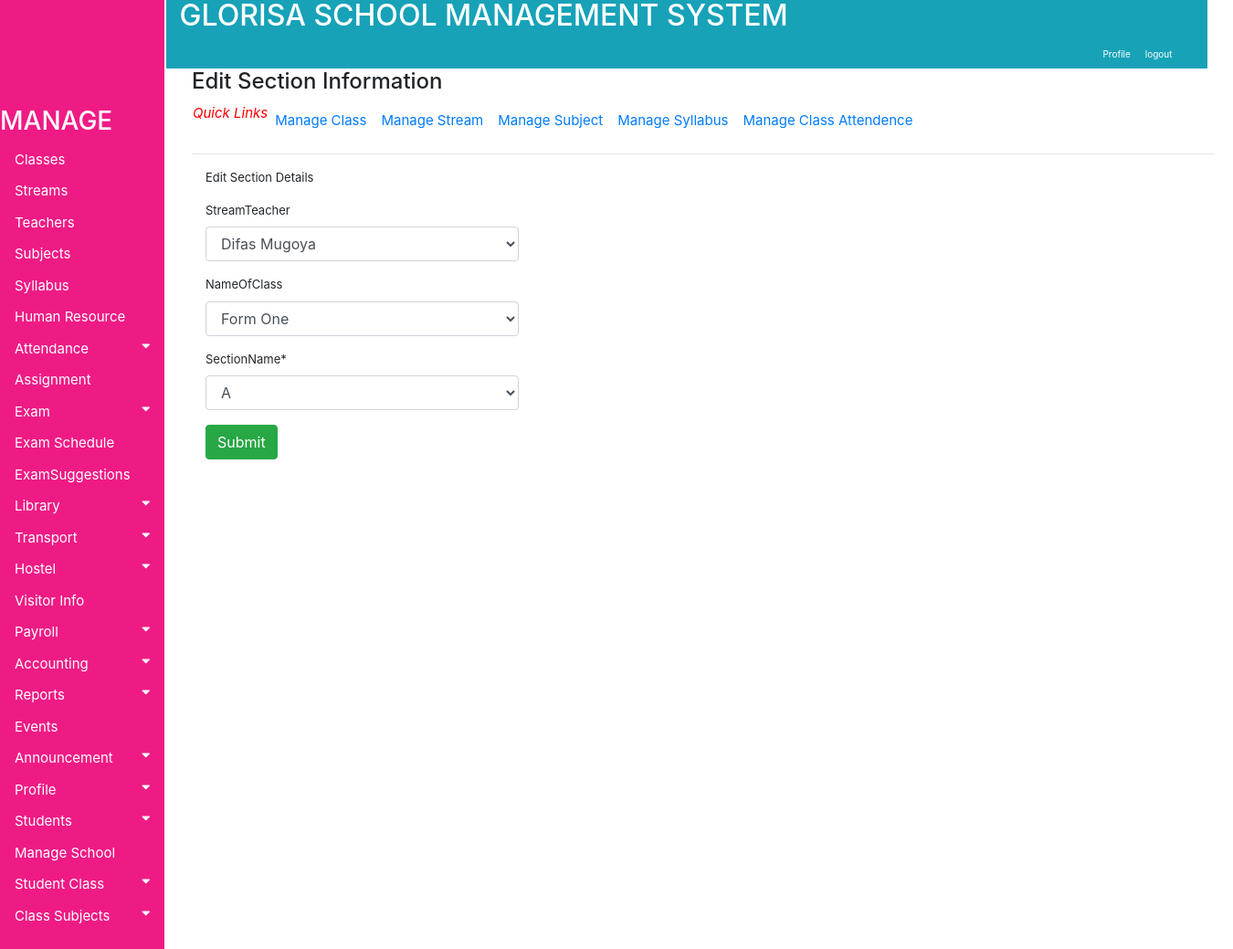
Page /accounts/editsectioninformation/1 (signed in) on the committed database.
### accounts/models.py (models this page shows, shortened)
class Sectioninformation(models.Model):
    options = (('A','A'),('B','B'))
    NameOfClass = models.ForeignKey(Classinformation, on_delete=models.PROTECT, blank=True, null=True)
    StreamTeacher = models.ForeignKey(TeachersInformation, on_delete=models.PROTECT, blank=True, null=True)
    SectionName = models.CharField(max_length=130, choices=options, blank=False)
    NumberOfStudents = models.CharField(max_length=30, blank=True)

### accounts/views/views.py (the view)
# urls.py: url(r'^editsectioninformation/(?P<pk>\d+)', views.editsectioninformation, name="editsectioninformation"),
@login_required
def editsectioninformation(request, pk):
    item = get_object_or_404(Sectioninformation, id=pk)
    if request.method == "POST":
        form = EditsectioninformationForm(request.POST, instance=item)
        if form.is_valid():
            form.save()
            return redirect('viewsectioninformation')
    else:
        form = EditsectioninformationForm(instance=item)
        return render(request, 'accounts/Section/editsectioninformation.html', {'form': form})

### accounts/forms.py
class EditsectioninformationForm(forms.ModelForm):
    class Meta:
        model = Sectioninformation
        fields = ('StreamTeacher','NameOfClass', 'SectionName')

### accounts/models.py (called while the page is built)
    def __str__(self):
        return self.Name

    def __str__(self):
        return self.ClassName

### accounts/templates/accounts/Section/editsectioninformation.html (shortened to what this page needs)
{% extends 'base.html' %}
{% block body %}
<div class="container" style="margin-left: 200px;font-size: 20px; padding: 0px 10px;">
  <h4>Edit Section Information</h4>
  <nav class="nav navbar-expand" style="font-size:15px; padding: 1px 1px 1px 1px">
    <ul class="navbar-nav mr-auto">
      <i style="font-size: 15px; color:red;">Quick Links</i>
      <li class="nav-item">
        <a class="nav-link" href="{% url 'viewclassinformation'%}">Manage Class</a>
      </li>
      <li class="nav-item">
        <a class="nav-link" href="{% url 'viewsectioninformation'%}">Manage Stream</a>
      </li>
      <li class="nav-item">
        <a class="nav-link" href="{% url 'viewsubjects'%}">Manage Subject</a>
      </li>
      <li class="nav-item">
        <a class="nav-link" href="{% url 'viewsyllabus'%}">Manage Syllabus</a>
      </li>
      <li class="nav-item">
        <a class="nav-link" href="#">Manage Class Attendence</a>
      </li>
    </ul>
  </nav>
    <hr style=" margin-top: 1rem;margin-bottom: 1rem;border: 0;
     border-top: 1px solid rgba(0, 0, 0, 0.1);"/>
  {% load crispy_forms_tags %}
  <div class="col-lg-4" style="float:left">
    <form method="post" enctype="multipart/form-data">
      <p>Edit Section Details</p>
      {{ form|crispy}}
     <button type="submit" class="btn btn-success">Submit</button>
    </form>
  </div>
</div>
{% endblock %}

### accounts/static/css/style.css (style rules this page uses)
.container { margin-left: 200px;font-size: 10px; padding: 0px 10px; }
.col-lg-4 { font-size: 13px; }
body { font-family: "Lato", sans-serif; }

### rows in the picture
Sectioninformation: StreamTeacher "Difas Mugoya", NameOfClass "Form One", SectionName "A"
